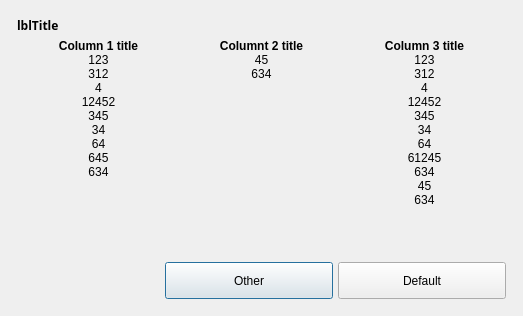
<?xml version="1.0" encoding="UTF-8"?>
<ui version="4.0">
 <class>Dialog</class>
 <widget class="QDialog" name="Dialog">
  <property name="geometry">
   <rect>
    <x>0</x>
    <y>0</y>
    <width>523</width>
    <height>316</height>
   </rect>
  </property>
  <property name="windowTitle">
   <string>Dialog</string>
  </property>
  <property name="autoFillBackground">
   <bool>false</bool>
  </property>
  <layout class="QVBoxLayout" name="verticalLayout_2">
   <item>
    <widget class="QFrame" name="frContainer">
     <property name="frameShape">
      <enum>QFrame::NoFrame</enum>
     </property>
     <property name="frameShadow">
      <enum>QFrame::Raised</enum>
     </property>
     <layout class="QVBoxLayout" name="verticalLayout">
      <property name="spacing">
       <number>0</number>
      </property>
      <property name="margin">
       <number>6</number>
      </property>
      <item>
       <layout class="QHBoxLayout" name="DialogTitle">
        <property name="bottomMargin">
         <number>5</number>
        </property>
        <item>
         <widget class="QLabel" name="lblTitle">
          <property name="sizePolicy">
           <sizepolicy hsizetype="Preferred" vsizetype="Preferred">
            <horstretch>0</horstretch>
            <verstretch>0</verstretch>
           </sizepolicy>
          </property>
          <property name="maximumSize">
           <size>
            <width>16777215</width>
            <height>45</height>
           </size>
          </property>
          <property name="font">
           <font>
            <family>Century Gothic</family>
            <weight>75</weight>
            <bold>true</bold>
           </font>
          </property>
          <property name="text">
           <string>lblTitle</string>
          </property>
         </widget>
        </item>
       </layout>
      </item>
      <item>
       <layout class="QGridLayout" name="contentsLayout">
        <item row="1" column="0">
         <widget class="QLabel" name="lblColumn1Contents">
          <property name="styleSheet">
           <string>font-weight: normal;</string>
          </property>
          <property name="text">
           <string>123
312
4
12452
345
34
64
645
634
</string>
          </property>
          <property name="alignment">
           <set>Qt::AlignHCenter|Qt::AlignTop</set>
          </property>
         </widget>
        </item>
        <item row="0" column="0">
         <widget class="QLabel" name="lblColumn1Title">
          <property name="styleSheet">
           <string>font-weight: bold;</string>
          </property>
          <property name="text">
           <string>Column 1 title</string>
          </property>
          <property name="alignment">
           <set>Qt::AlignHCenter|Qt::AlignTop</set>
          </property>
         </widget>
        </item>
        <item row="0" column="1">
         <widget class="QLabel" name="lblColumn2Title">
          <property name="styleSheet">
           <string>font-weight: bold;</string>
          </property>
          <property name="text">
           <string>Columnt 2 title</string>
          </property>
          <property name="alignment">
           <set>Qt::AlignHCenter|Qt::AlignTop</set>
          </property>
         </widget>
        </item>
        <item row="1" column="1">
         <widget class="QLabel" name="lblColumn2Contents">
          <property name="styleSheet">
           <string>font-weight: normal;</string>
          </property>
          <property name="text">
           <string>45
634
</string>
          </property>
          <property name="alignment">
           <set>Qt::AlignHCenter|Qt::AlignTop</set>
          </property>
         </widget>
        </item>
        <item row="0" column="2">
         <widget class="QLabel" name="lblColumn3Title">
          <property name="styleSheet">
           <string>font-weight: bold;</string>
          </property>
          <property name="text">
           <string>Column 3 title</string>
          </property>
          <property name="alignment">
           <set>Qt::AlignHCenter|Qt::AlignTop</set>
          </property>
         </widget>
        </item>
        <item row="1" column="2">
         <widget class="QLabel" name="lblColumn3Contents">
          <property name="styleSheet">
           <string>font-weight: normal;</string>
          </property>
          <property name="text">
           <string>123
312
4
12452
345
34
64
61245
634
45
634
</string>
          </property>
          <property name="alignment">
           <set>Qt::AlignHCenter|Qt::AlignTop</set>
          </property>
         </widget>
        </item>
       </layout>
      </item>
      <item>
       <spacer name="ContentBottomSpacer">
        <property name="orientation">
         <enum>Qt::Vertical</enum>
        </property>
        <property name="sizeHint" stdset="0">
         <size>
          <width>20</width>
          <height>43</height>
         </size>
        </property>
       </spacer>
      </item>
      <item>
       <layout class="QHBoxLayout" name="DialogButtons">
        <property name="topMargin">
         <number>5</number>
        </property>
        <item>
         <spacer name="ButtonAlignSpacer">
          <property name="orientation">
           <enum>Qt::Horizontal</enum>
          </property>
          <property name="sizeHint" stdset="0">
           <size>
            <width>40</width>
            <height>20</height>
           </size>
          </property>
         </spacer>
        </item>
        <item>
         <widget class="QPushButton" name="btnCancel">
          <property name="enabled">
           <bool>true</bool>
          </property>
          <property name="minimumSize">
           <size>
            <width>168</width>
            <height>37</height>
           </size>
          </property>
          <property name="maximumSize">
           <size>
            <width>168</width>
            <height>37</height>
           </size>
          </property>
          <property name="text">
           <string>Other</string>
          </property>
          <property name="default">
           <bool>false</bool>
          </property>
         </widget>
        </item>
        <item>
         <spacer name="ButtonsSpacer">
          <property name="orientation">
           <enum>Qt::Horizontal</enum>
          </property>
          <property name="sizeType">
           <enum>QSizePolicy::Fixed</enum>
          </property>
          <property name="sizeHint" stdset="0">
           <size>
            <width>5</width>
            <height>20</height>
           </size>
          </property>
         </spacer>
        </item>
        <item>
         <widget class="QPushButton" name="btnOK">
          <property name="enabled">
           <bool>true</bool>
          </property>
          <property name="minimumSize">
           <size>
            <width>168</width>
            <height>37</height>
           </size>
          </property>
          <property name="maximumSize">
           <size>
            <width>168</width>
            <height>37</height>
           </size>
          </property>
          <property name="text">
           <string>Default</string>
          </property>
          <property name="default">
           <bool>false</bool>
          </property>
         </widget>
        </item>
       </layout>
      </item>
     </layout>
    </widget>
   </item>
  </layout>
 </widget>
 <resources/>
 <connections/>
</ui>
